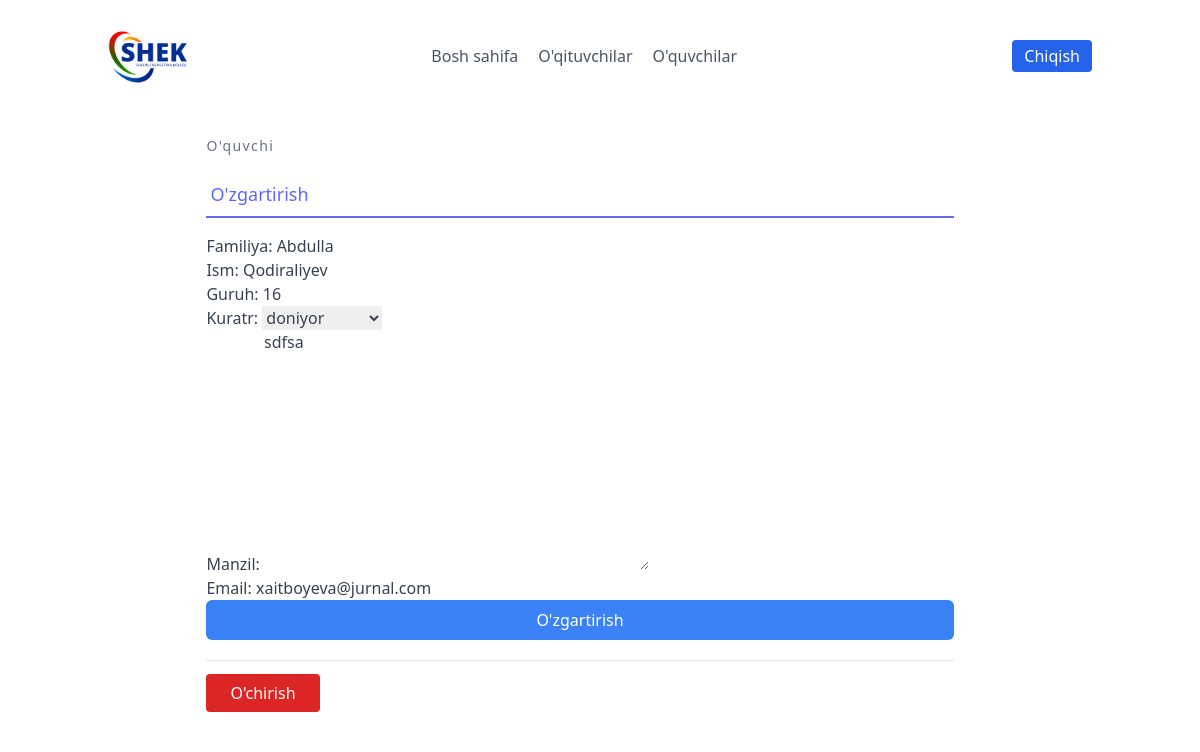
Page /leads/1/update_detail/ (signed in) on the committed database.
### leads/models.py (models this page shows, shortened)
class Lead(models.Model):
    ismi = models.CharField(max_length=20)
    familiyasi = models.CharField(max_length=20)
    yoshi = models.CharField(max_length=20)
    organisation = models.ForeignKey(UserProfile, on_delete=models.CASCADE)
    agent = models.ForeignKey("Agent", null=True, blank=True, on_delete=models.SET_NULL)
    category = models.ForeignKey("Category", related_name='leads', null=True,  blank=True, on_delete=models.SET_NULL)
    izoh = models.TextField()
    sana = models.DateTimeField(auto_now_add=True)
    email = models.EmailField()

### leads/views.py (the view, shortened to what this page needs)
# urls.py: path('<int:pk>/update_detail/', LeadUpdateView.as_view(), name="update"),
class LeadUpdateView(OrganiserAndLoginRequiredMixin, UpdateView):
    template_name = "leads/leads_update.html"
    queryset = Lead.objects.all()
    form_class = LeadModelForm

### leads/forms.py
class LeadModelForm(forms.ModelForm):
    class Meta:
        model = Lead
        fields = (
            "ismi",
            "familiyasi",
            "yoshi",
            "agent",
            'izoh',
            'email',
        )
        labels = {
            "ismi":"Familiya",
            "familiyasi":"Ism",
            "yoshi":"Guruh",
            "agent":"Kuratr",
            "izoh":"Manzil"
        }

### agents/mixins.py (called while the page is built)
    def dispatch(self, request, *args, **kwargs):
        if not request.user.is_authenticated or not request.user.is_organisor:
            return redirect("login")
        return super().dispatch(request, *args, **kwargs)

### leads/models.py (called while the page is built)
    def __str__(self):
        return str(self.user)

### leads/templates/leads/leads_update.html (shortened to what this page needs)
{% extends "base.html" %}
{% load tailwind_filters %}
{% block content %}
<section class="text-gray-700 body-font overflow-hidden">
    <div class="container px-5 mx-auto">
      <div class="lg:w-4/5 mx-auto flex flex-wrap">
        <div class="w-full lg:pr-10 lg:py-6 mb-6 lg:mb-0">
            <h2 class="text-sm title-font text-gray-500 tracking-widest">O'quvchi</h2>
            <div class="flex mb-4">
                <a href="{% url 'leads:update' lead.pk %}" class="flex-grow text-indigo-500 border-b-2 border-indigo-500 py-2 text-lg px-1">
                    O'zgartirish
                </a>
            </div>
            <form form method="post">
                {{ form|crispy }}
                <button type="submit" class="w-full text-white bg-blue-500 hover:bg-blue-600 px-3 py-2 rounded-md">O'zgartirish</button>
            </form>
            <div class="mt-5 py-5 border-t border-gray-200">
                <a href="{% url 'leads:delete' lead.pk %}" class="w-1/2 mt-3 text-white bg-red-600 border-0 py-2 px-6 focus:outline-none hover:bg-red-800 rounded">
                    O'chirish
                </a>
            </div>
        </div>
      </div>
    </div>
  </section>
{% endblock content %}

### rows in the picture
Lead: ismi "Abdulla", familiyasi "Qodiraliyev", yoshi "16", agent "doniyor", izoh "sdfsa", email "xaitboyeva@jurnal.com"
